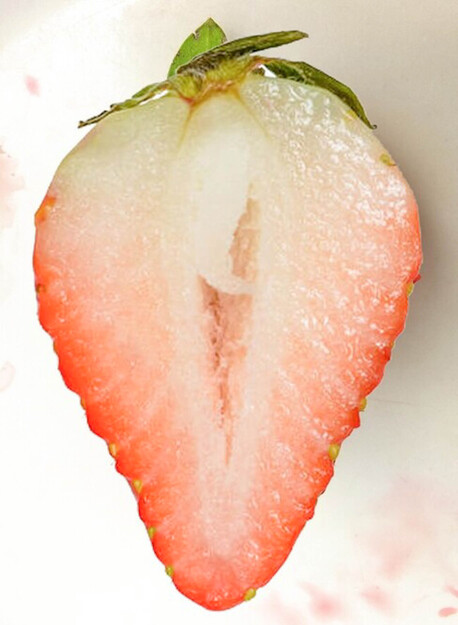
#> input picture Entrenamiento/FI0.jpg, 458 x 625 px
$ python -i Fotografia.py   (imports and definitions only)
#> lines starting #> are read from the running program, lines starting #| are printed output that depends on the picture; after the words box and inside, x2 and y2 are one past the last pixel; in counts of white or black regions, pixels touching at a corner belong together
import cv2
def ProcesarFoto(img):
#> called with img = 'FI0.jpg'
	lista=[]

	##### FILTROS: Foto normal -> Filtro blanco y negro -> Filtro Gaussiano #####
	foto = cv2.imread(img)
#> foto is the input picture: shape (625, 458, 3); mean B, G, R 180.9, 203, 234
	#fotoTemp = cv2.imread(img)
	#cv2.imshow('Color', foto)
	fotoBN = cv2.cvtColor(foto, cv2.COLOR_BGR2GRAY)
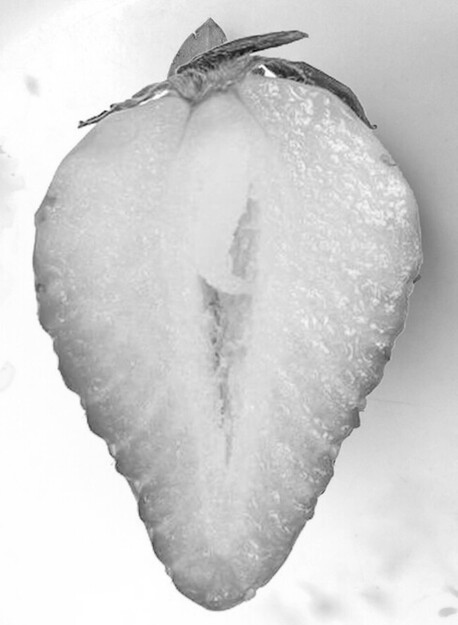
#> fotoBN: shape (625, 458); min 4, max 255, mean 209.8
	#cv2.imshow('BN', fotoBN)
	fotoG = cv2.GaussianBlur(fotoBN, (51,51), 3)
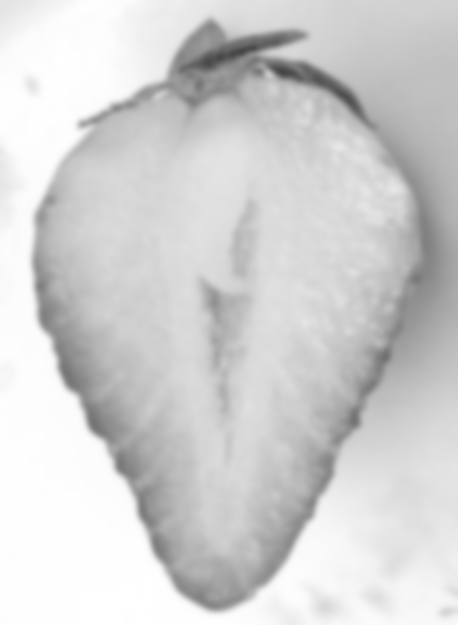
#> fotoG: shape (625, 458); min 69, max 255, mean 209.8
	#cv2.imshow('Gauss', fotoG)

	##### OBTENCION DE BINARIOS  #####
	binario = cv2.adaptiveThreshold(fotoG, 255, cv2.ADAPTIVE_THRESH_MEAN_C, cv2.THRESH_BINARY,901,29)
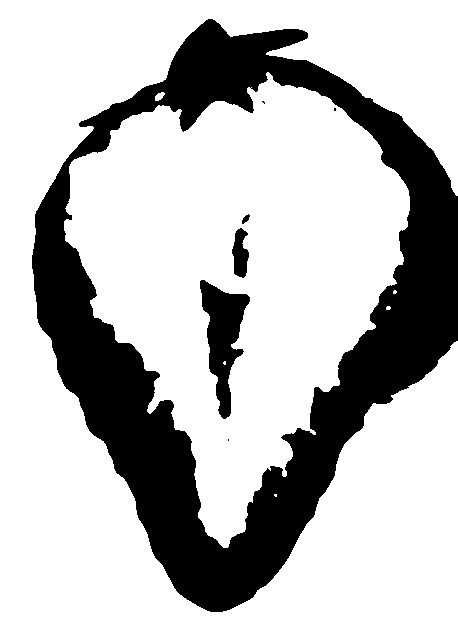
#> binario: shape (625, 458); 73.9% white; 7 black regions (3 under 20 px), largest, box (x1, y1, x2, y2) and area: (32, 19, 458, 612) 70842, (200, 280, 250, 419) 3341, (232, 228, 249, 278) 574, (242, 214, 250, 224) 43
	#t, binario = cv2.threshold(fotoG, 190, 300, cv2.THRESH_BINARY | cv2.THRESH_TRIANGLE)
	#cv2.imshow('Binario', binario)
	canny = cv2.Canny(binario, 10, 100)
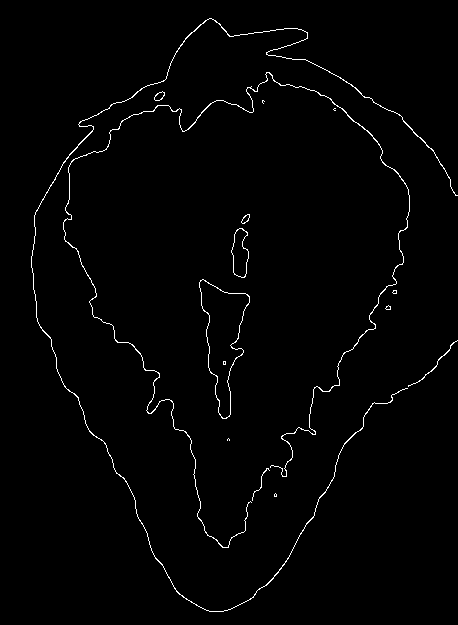
#> canny: shape (625, 458); 1.4% white in thin lines or dots, all inside (x1, y1, x2, y2) = (31, 18, 458, 612)
	#cv2.imshow('Bordes', canny)

	##### CONTORNOS DE LA FOTOGRAFÍA #####
	contornos = cv2.findContours(canny.copy(), cv2.RETR_EXTERNAL, cv2.CHAIN_APPROX_SIMPLE)[0]
#> contornos = 14 contours, 7 with area under 20; largest, box (x1, y1, x2, y2) and area: (199, 279, 250, 419) 3386, (231, 228, 249, 278) 578, (31, 18, 458, 612) 240, (63, 72, 410, 548) 226, (154, 91, 165, 101) 60, (241, 214, 250, 224) 43, (408, 340, 458, 387) 24
	#cv2.drawContours(fotoTemp, contornos, -1, (128,0,0), 2)
	#cv2.imshow("Contornos",fotoTemp)

	##### RECORTE DE FOTOGRAFIA #####
	for c in contornos:
	    area = cv2.contourArea(c)
	    if area > 90:
	        x, y, w, h = cv2.boundingRect(c)
	        cv2.rectangle(canny, (x, y), (x + w, y + h), (200, 200, 0), 1)
	        crop_img = foto[y:y+h, x:x+w]
#> this loop made 14 passes
#> (area, x, y, w, h) on passes 7, 8, 13, 14: (3385.5, 199, 279, 51, 140), (578.5, 231, 228, 18, 50), (225.5, 63, 72, 347, 476), (240, 31, 18, 427, 594)
#> area on passes 4, 9, 12: 23.5, 43, 59.5
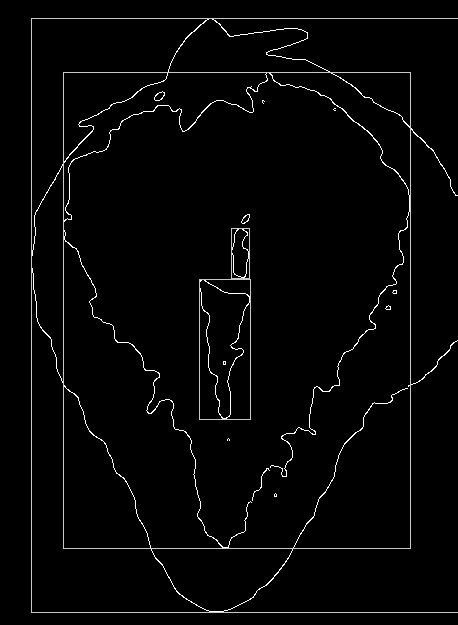
#> canny: shape (625, 458); 1.26% of pixels changed, all inside (x1, y1, x2, y2) = (31, 18, 458, 613)
	        #lista.append(crop_img)
	        #cv2.imshow("a",crop_img)
	lista.append(foto)
	return lista
	#cv2.waitKey(0)
	#cv2.destroyAllWindows()

>>> result = ProcesarFoto('FI0.jpg')
#> result = 1 item

$ run again, on Entrenamiento/FI1.jpg
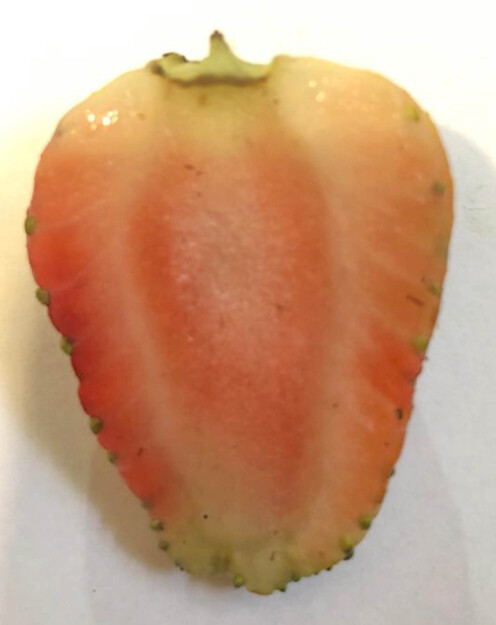
#> input picture Entrenamiento/FI1.jpg, 496 x 625 px
#> in ProcesarFoto, foto is the input picture: shape (625, 496, 3); mean B, G, R 124.9, 156.2, 199.7
#> in ProcesarFoto, `binario = cv2.adaptiveThreshold(fotoG, 255, cv2.ADAPTIVE_THRESH_MEAN_C..`:
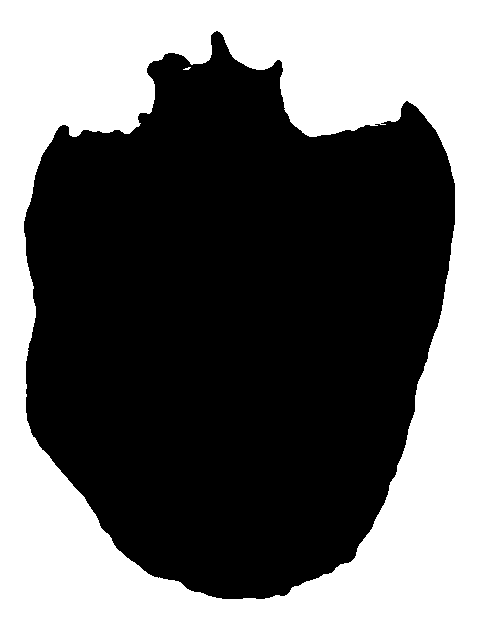
#> binario: shape (625, 496); 42.6% white; 2 white regions (1 under 20 px), largest, box (x1, y1, x2, y2) and area: (0, 0, 496, 625) 132173
#> contornos = 5 contours, 3 with area under 20; largest, box (x1, y1, x2, y2) and area: (23, 101, 455, 599) 148, (137, 31, 386, 137) 46
#> the loop in ProcesarFoto, `for c in contornos:` made 5 passes
#> (area, x, y, w, h) on pass 1: (147.5, 23, 101, 432, 498)
#> after the loop in ProcesarFoto, `for c in contornos:`:
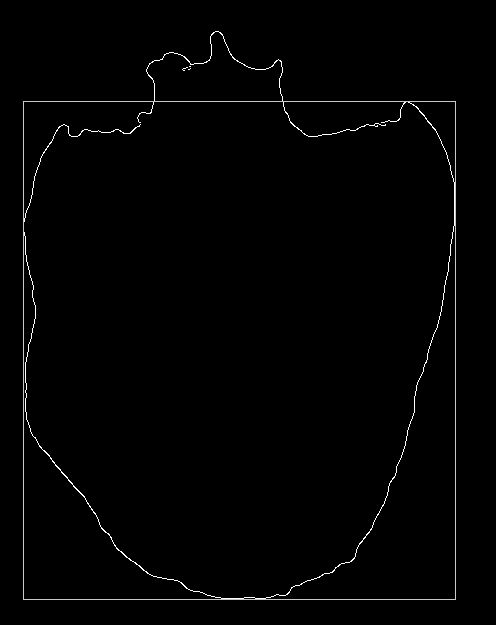
#> canny: shape (625, 496); min 0, max 255, mean 2.7
#> result = 1 item

$ run again, on Entrenamiento/FI2.jpg
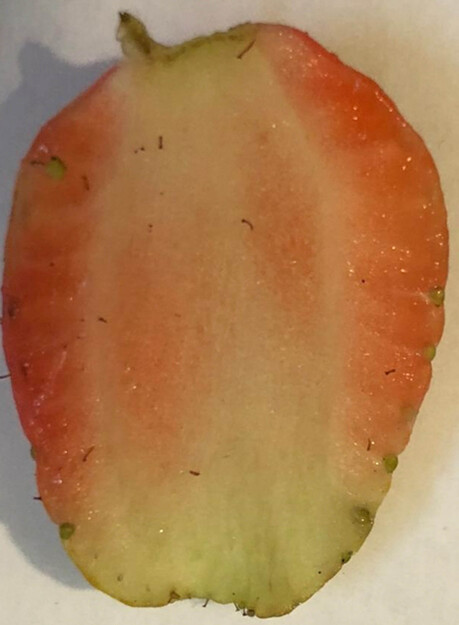
#> input picture Entrenamiento/FI2.jpg, 459 x 625 px
#> in ProcesarFoto, foto is the input picture: shape (625, 459, 3); mean B, G, R 81.2, 125.4, 171.6
#> in ProcesarFoto, `binario = cv2.adaptiveThreshold(fotoG, 255, cv2.ADAPTIVE_THRESH_MEAN_C..`:
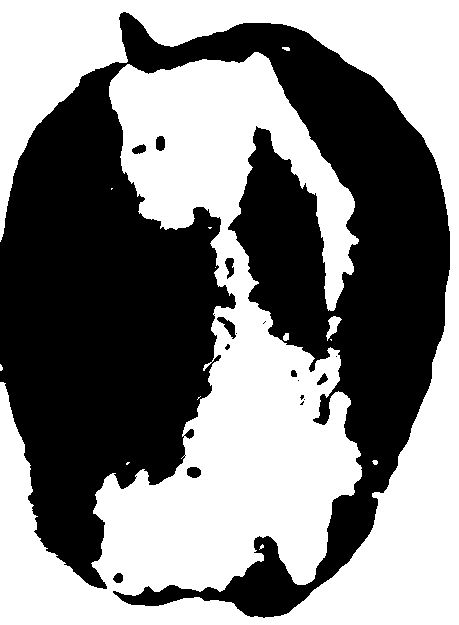
#> binario: shape (625, 459); 51.5% white; 17 black regions (7 under 20 px), largest, box (x1, y1, x2, y2) and area: (0, 12, 450, 618) 138199, (217, 317, 236, 339) 168, (187, 467, 201, 478) 127
#> contornos = 65 contours, 50 with area under 20; largest, box (x1, y1, x2, y2) and area: (0, 11, 450, 618) 289, (186, 466, 201, 478) 126, (155, 135, 165, 151) 115, (131, 144, 146, 154) 93, (113, 572, 123, 583) 74
#> the loop in ProcesarFoto, `for c in contornos:` made 65 passes
#> (area, x, y, w, h) on passes 5, 61, 62, 65: (126.5, 186, 466, 15, 12), (93, 131, 144, 15, 10), (115, 155, 135, 10, 16), (289, 0, 11, 450, 607)
#> after the loop in ProcesarFoto, `for c in contornos:`:
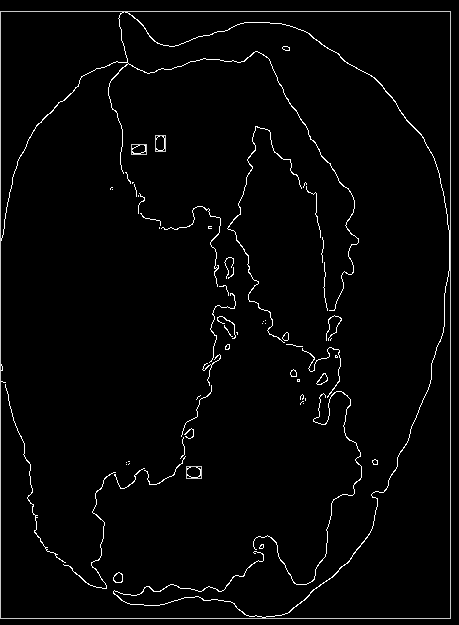
#> canny: shape (625, 459); min 0, max 255, mean 6.1
#> result = 1 item

$ run again, on Entrenamiento/FI3.jpg
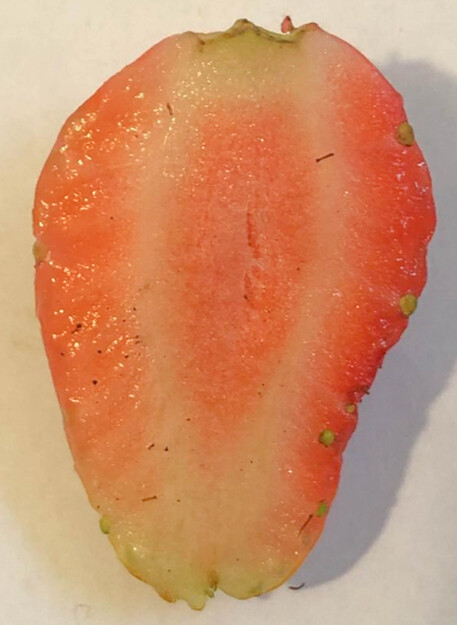
#> input picture Entrenamiento/FI3.jpg, 457 x 625 px
#> in ProcesarFoto, foto is the input picture: shape (625, 457, 3); mean B, G, R 106, 143.1, 205.3
#> in ProcesarFoto, `binario = cv2.adaptiveThreshold(fotoG, 255, cv2.ADAPTIVE_THRESH_MEAN_C..`:
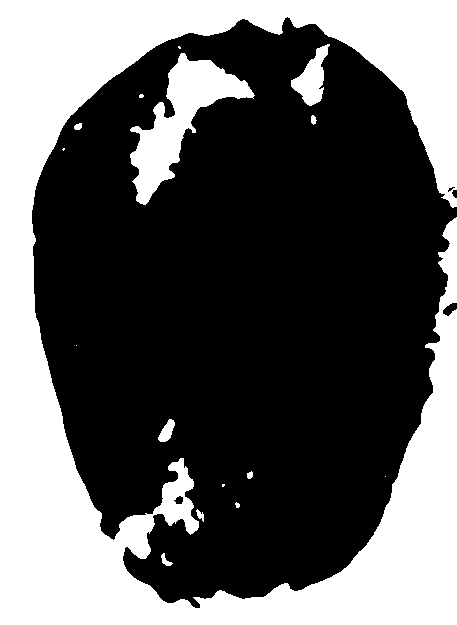
#> binario: shape (625, 457); 37.1% white; 16 white regions (6 under 20 px), largest, box (x1, y1, x2, y2) and area: (0, 0, 457, 625) 97945, (130, 53, 255, 205) 6420, (291, 44, 330, 106) 1149
#> contornos = 33 contours, 23 with area under 20; largest, box (x1, y1, x2, y2) and area: (129, 52, 255, 205) 6470, (157, 418, 175, 442) 219, (31, 17, 445, 540) 149, (122, 259, 448, 608) 142, (160, 553, 173, 566) 68
#> the loop in ProcesarFoto, `for c in contornos:` made 33 passes
#> (area, x, y, w, h) on passes 9, 12, 27, 33: (219, 157, 418, 18, 24), (142.5, 122, 259, 326, 349), (6469.5, 129, 52, 126, 153), (149, 31, 17, 414, 523)
#> after the loop in ProcesarFoto, `for c in contornos:`:
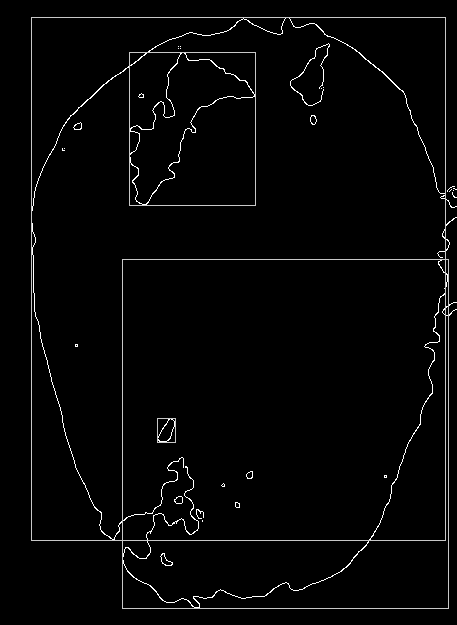
#> canny: shape (625, 457); min 0, max 255, mean 5.6
#> result = 1 item
